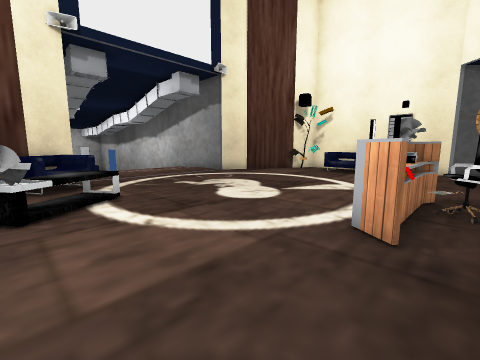
View 1 (above)

16 first-person views from a walk through a Unity game level. The camera is 1.4 m above the floor, tilts 8° down and sees 90° across. Doors are open. The floor is counted in squares, 1 m on a side. Each view is taken from the middle of a square. On the plan, view 1 faces up. The plan holds only what a view shows up to about 13 squares ahead; the rest is blank. The place goes on beyond the plan. The player is left out. Some surface patterns are stand-ins.

View 2
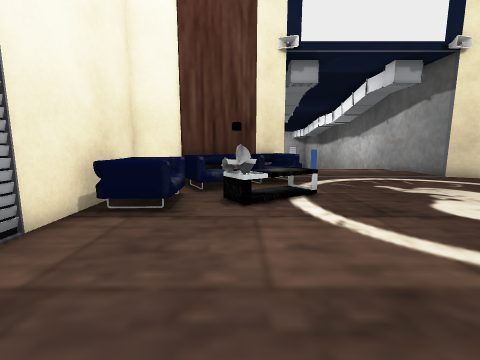

View 3
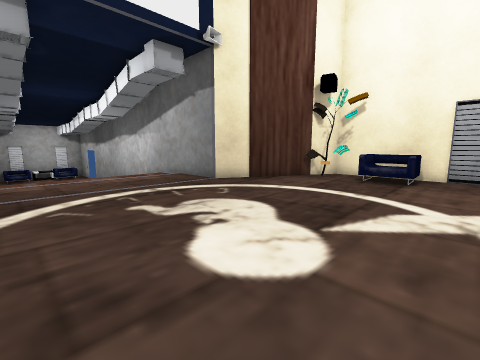

View 4
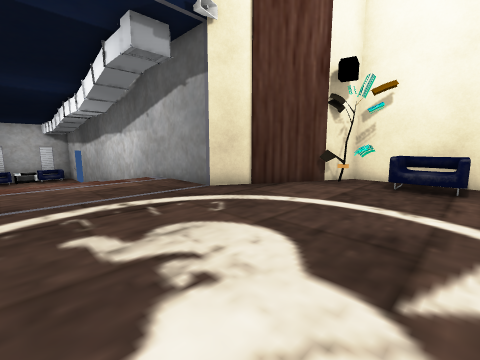

View 5
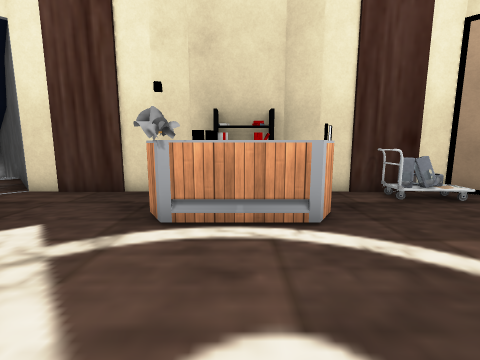

View 6
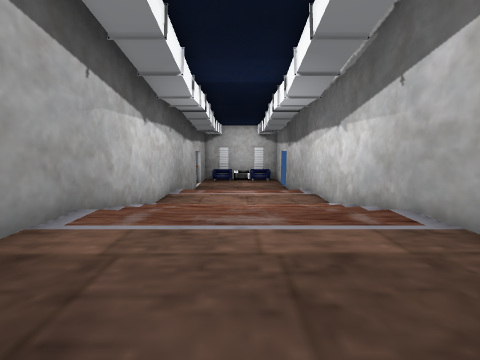

View 7
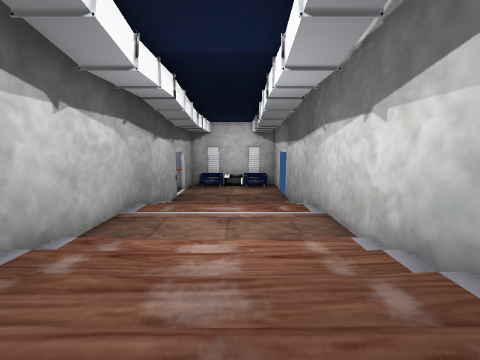

View 8
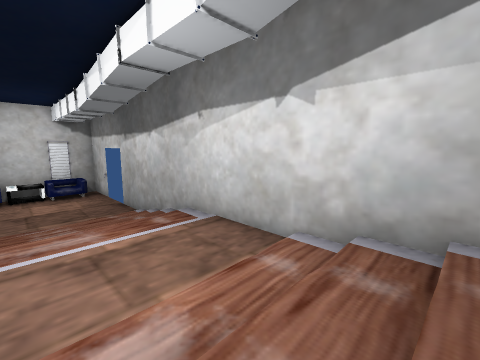

View 9
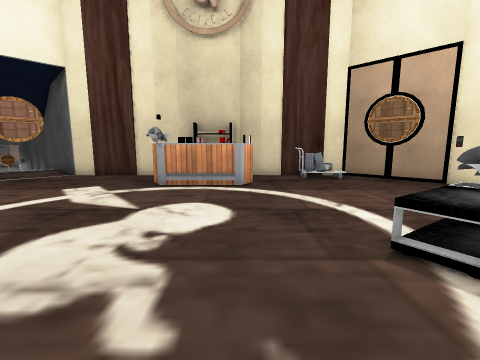

View 10
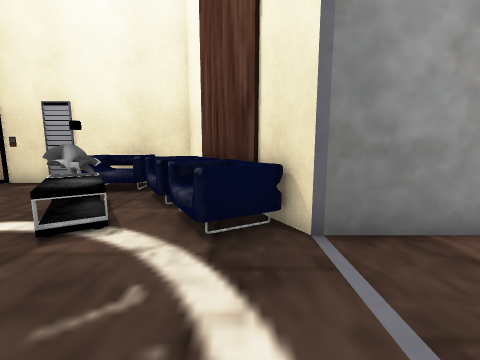

View 11
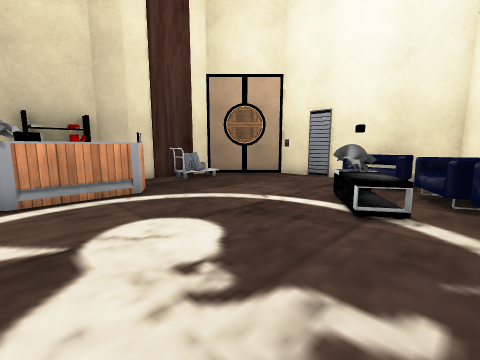

View 12
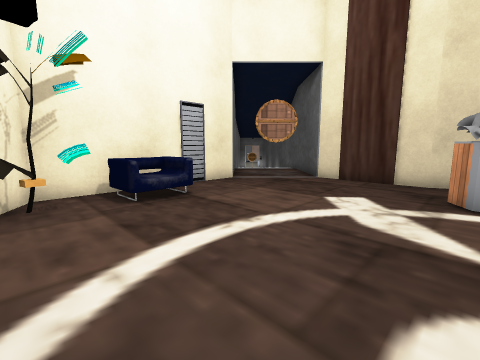

View 13
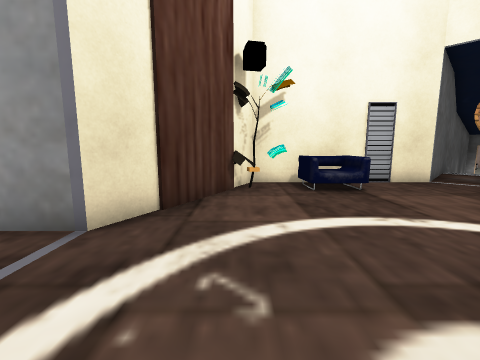

View 14
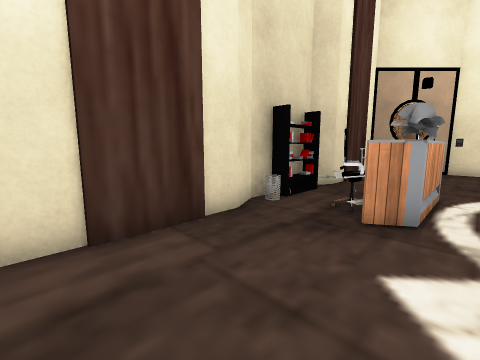

View 15
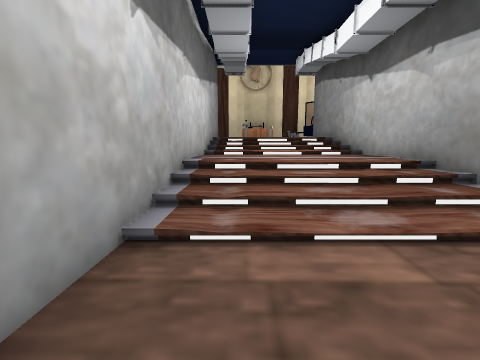

View 16
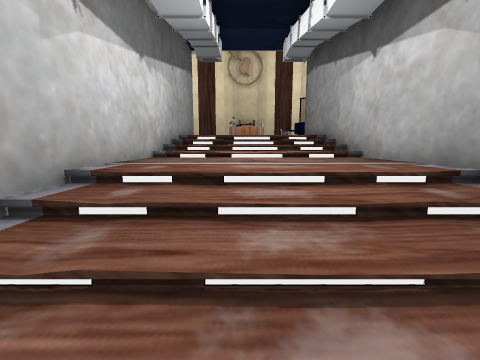

### Floor plan
Key: @ floor where view 1 was taken; # wall or solid block; . main floor; - floor 0.5 m lower than the main floor; _ floor 0.75 m lower than the main floor; < floor 1 m lower than the main floor; ( floor 1.25 m lower than the main floor; ! floor 1.5 m lower than the main floor; ? floor 2 m lower than the main floor; / step, stairs or slope; D open door; E vent; T table; S desk; C chair; P plant; O other object.
Columns run from 16 left of view 1 to 9 right of it. Each row starts with its distance up from view 1.
 28 DD##
 27 ???##
 26 ????##
 25 ???//##
 24 ??////##
 23 ?//////##
 22 //////<<##
 21 /////<<<<##
 20 !///<<<<</##
 19 #(/<<<<<///##
 18 ##<<<<</////##
 17  ##<<<///////##
 16   ##<///////..## ######
 15    ##_/////....###..PP##
 14     ##-///...........OO##
 13      ##//.............OOE#
 12       ##.................#
 11        ##.................
 10         ##................
  9          #................
  8          OOO..............
  7          #OO.............#
  6          OO.T.......OS..##
  5         #OOTT......SOC..#
  4         #OOOO.....SS.CO##
  3         #OOO......S..OO#
  2         ##OO........#O#
  1          ##.......O.##
  0           #E....@OO##
 -1            ##... ##
 -2             ######

Positions as (right, up) in squares from view 1, and headings:
1: (0, 0), facing up
2: (0, 0), facing up-left
3: (0, 4), facing up
4: (0, 6), facing up
5: (0, 8), facing down-right
6: (-3, 11), facing up-left
7: (-5, 14), facing up-left
8: (-8, 15), facing up
9: (-4, 10), facing down-right
10: (-3, 11), facing down-left
11: (-1, 11), facing down
12: (-1, 11), facing right
13: (-2, 10), facing up-right
14: (7, 10), facing down
15: (-16, 27), facing down-right
16: (-15, 24), facing down-right
